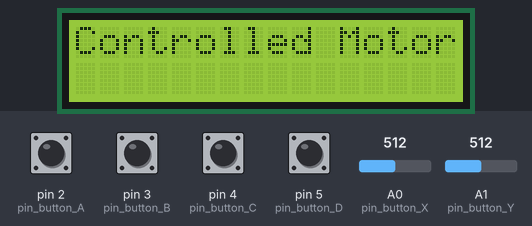
A sketch run on a simulated Arduino Uno, built with avr-gcc and run on an emulated ATmega328P. Shown: 16×2 character LCD. The test bench sets the inputs (shaded band); at power-on: pin 2 (pin_button_A), pin 3 (pin_button_B), pin 4 (pin_button_C), pin 5 (pin_button_D) HIGH, A0 (pin_button_X) = 512, A1 (pin_button_Y) = 512.

Above: at 1.3 s.
1.4 s: A0 (pin_button_X) set to 989
2.9 s: A0 (pin_button_X) set to 1016
At 3.8 s:
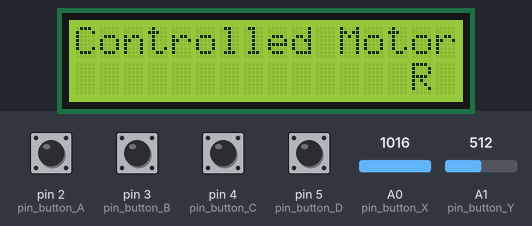
4.4 s: A1 (pin_button_Y) set to 987
5.9 s: A1 (pin_button_Y) set to 1016
At 6.5 s:
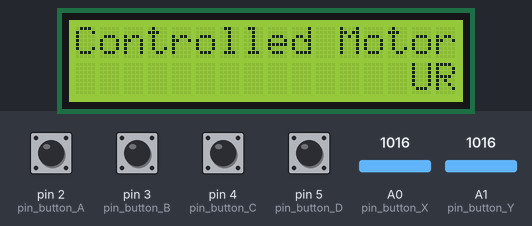
7.4 s: pin 2 (pin_button_A) pulled LOW for 0.15 s
At 8.2 s:
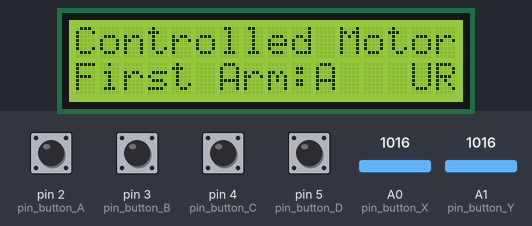
9.0 s: pin 3 (pin_button_B) pulled LOW for 0.15 s
At 10.0 s:
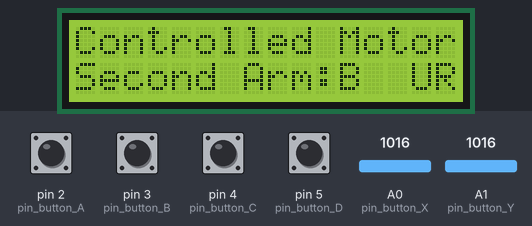
Timing chart, 0 to 11.6 s (numbered marks = the images above; inputs shaded):
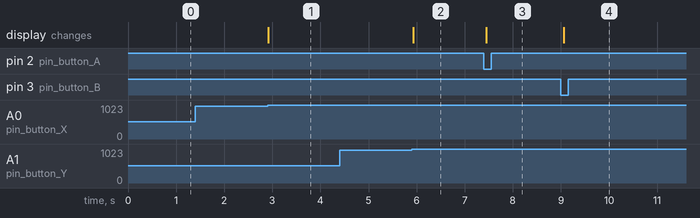

Measured:
- the behaviour switches between 999 and 1000 on A0 (pin_button_X) (found by bisection; images 0 and 1)
- the behaviour switches between 999 and 1000 on A1 (pin_button_Y) (found by bisection; images 1 and 2)
- after the input at 1.4 s, every drawn part: stays the same
- after the input at 2.9 s, the display: changes at once (image 1)
- after the input at 4.4 s, every drawn part: stays the same
- after the input at 5.9 s, the display: changes at once (image 2)
- after the input at 7.4 s, the display: changes after 0.05 s (image 3)
- after the input at 9.0 s, the display: changes after 0.06 s (image 4)

The sketch:

Robotus_Controller.ino
```cpp
#include <SoftwareSerial.h> // Library for serial communication in digital pins

// LCD ini
#include <Wire.h>
#include <LiquidCrystal_I2C.h>
LiquidCrystal_I2C  lcd(0x3F,2,1,0,4,5,6,7);

// Pin ini
const int pin_button_A = 2;
const int pin_button_B = 3;
const int pin_button_C = 4;
const int pin_button_D = 5;
const int pin_button_E = 6;
const int pin_button_F = 7;
const int pin_button_X = A0;
const int pin_button_Y = A1;
const int pin_button_TX = 12;
const int pin_button_RX = 13;

SoftwareSerial HC12(pin_button_TX, pin_button_RX); //HC12 pin ini

//Joystick ini values
int analog_x=505;
int analog_y=506;

void setup(){
  //Controller
  pinMode(pin_button_A, INPUT_PULLUP);
  pinMode(pin_button_B, INPUT_PULLUP);
  pinMode(pin_button_C, INPUT_PULLUP);
  pinMode(pin_button_D, INPUT_PULLUP);
  pinMode(pin_button_E, INPUT_PULLUP);
  pinMode(pin_button_F, INPUT_PULLUP);

  // LCD
  lcd.begin (16,2);
  lcd.setBacklightPin(3,POSITIVE);
  lcd.setBacklight(HIGH);
  lcd.clear();
  lcd.print("Controlled Motor");

  //Serial
  pinMode(13,OUTPUT);
  digitalWrite(13,LOW);
  Serial.begin(9600);
  HC12.begin(9600);
  delay(100);
  digitalWrite(13,HIGH);
}

void loop() {
  // Checks if any of the face buttons are pressed and outputs the corresponding data through the HC12 and LCD module
  // Face buttons are pulled HIGH, LOW input means the button is pressed
  if(!digitalRead(pin_button_A)){
    sendData('A', "First Arm:A", 0);
  }
  else if(!digitalRead(pin_button_B)){
    sendData('B', "Second Arm:B", 0);
  }
  else if(!digitalRead(pin_button_C)){
    sendData('C', "Claw:C", 0);
  }
  else if(!digitalRead(pin_button_D)){
    sendData('D', "Claw Grip:D", 0);
  }
  //Should the start and select buttons be used, remove the comment marks
  //else if(!digitalRead(pin_button_E)) sendData('E', "xxxxx", 0);
  //else if(!digitalRead(pin_button_F)) sendData('F', "xxxxx", 0);

  // Checks the current position of the joystick and outputs data based on the comparison of preset values to that of the current position
  analog_x = analogRead(pin_button_X);
  analog_y = analogRead(pin_button_Y);

  if ((analog_x>=1000)&&(analog_y<1000)&&(analog_y>10)){ // Right
    sendData('2', "R", 14);
  }
  else if ((analog_x<=10)&&(analog_y<1000)&&(analog_y>10)){ // Left
    sendData('4', "L", 14);
  }
  else if ((analog_y>=1000)&&(analog_x<1000)&&(analog_x>10)){ // Up
    sendData('1', "U", 14);
  }
  else if ((analog_y<=10)&&(analog_x<1000)&&(analog_x>10)){ // Down
    sendData('3', "D", 14);
  }
  else if ((analog_x<1000)&&(analog_x>10)&&(analog_y<1000)&&(analog_y>10)){ // Neutral
    lcd.setCursor(14,1);
    lcd.print("  ");
  }
  else if ((analog_y<=10)&&(analog_x<=10)){ // Down Left
    sendData('5', "DL", 14);
  }
  else if ((analog_y<=10)&&(analog_x>=1000)){ // Down Right
    sendData('6', "DR", 14);
  }
  else if ((analog_y>=1000)&&(analog_x<=10)){ // Up Left
    sendData('7', "UL", 14);
  }
  else if ((analog_y>=1000)&&(analog_x>=1000)){ // Up Right
    sendData('8', "UR", 14);
  }
}

void sendData(char toBeSent, String toBeDisplayed, int cursorLocation) { // Sends input data through the HC12 module and prints the input string at the cursor location
  lcd.setCursor(cursorLocation, 1);
  HC12.write(toBeSent);
  lcd.print(toBeDisplayed);
  lcd.print("                ");
}
```
